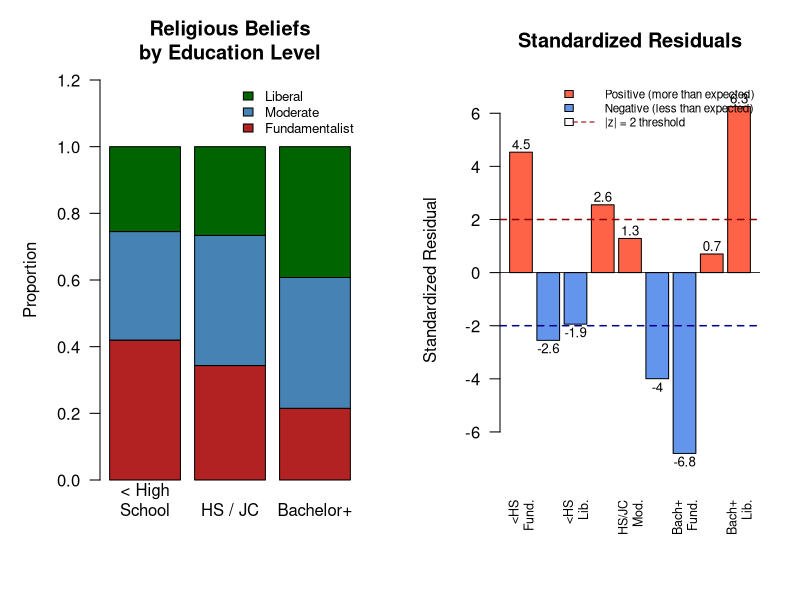

Recreate this plot in R.
# =============================================================================
# 문제 2.23 - General Social Survey: 교육 수준과 종교적 신념의 연관성
# 출처: Table 2.16, General Social Survey
#
# 교육 수준(최고 학력)과 종교적 신념(근본주의/온건/자유주의)의
# 교차분류표. X² = 69.2 (문제에서 주어진 값)
#
# 표 2.16:
#                              Fundamentalist  Moderate  Liberal
# Less than high school            178(4.5)   138(-2.6) 108(-1.9)
# High school or junior college    570         648(1.3)  442(-4.0)
# Bachelor or graduate             138(-6.8)  252(0.7)  252(6.3)
# =============================================================================

# -----------------------------------------------------------------------------
# 0. 데이터 설정 - 3×3 분할표
# -----------------------------------------------------------------------------

# 관측 빈도수 입력 (행: 교육수준, 열: 종교적 신념)
obs_counts <- matrix(
  c(178, 570, 138,   # Fundamentalist 열
    138, 648, 252,   # Moderate 열
    108, 442, 252),  # Liberal 열
  nrow = 3, ncol = 3,
  dimnames = list(
    "Highest Degree" = c("Less than HS", "HS or Junior College", "Bachelor or Graduate"),
    "Religious Beliefs" = c("Fundamentalist", "Moderate", "Liberal")
  )
)

cat("=== 표 2.16: 교육 수준 × 종교적 신념 분할표 ===\n")
print(obs_counts)

# 행/열/전체 합계
row_totals <- rowSums(obs_counts)
col_totals <- colSums(obs_counts)
grand_total <- sum(obs_counts)

cat(sprintf("\n  행 합계: %s\n", paste(row_totals, collapse = ", ")))
cat(sprintf("  열 합계: %s\n", paste(col_totals, collapse = ", ")))
cat(sprintf("  전체 합계: %d명\n\n", grand_total))


# =============================================================================
# 1. 기대 빈도수(Expected Frequencies) 계산
# =============================================================================

cat("=============================================================\n")
cat("1. 기대 빈도수\n")
cat("=============================================================\n\n")

# 기대 빈도: E(i,j) = (행 합계_i × 열 합계_j) / 전체 합계
expected_counts <- outer(row_totals, col_totals) / grand_total

cat("  기대 빈도수 행렬:\n")
print(round(expected_counts, 2))
cat("\n")


# =============================================================================
# 2. 카이제곱 검정 (Chi-Square Test of Independence)
# =============================================================================

cat("=============================================================\n")
cat("2. 카이제곱 독립성 검정\n")
cat("=============================================================\n\n")

# R의 chisq.test()로 검정 수행
# correct=FALSE: Yates 연속성 보정 없음 (표준 카이제곱)
chi_result <- chisq.test(obs_counts, correct = FALSE)

cat("  [ 가설 ]\n")
cat("  H0: 교육 수준과 종교적 신념은 독립이다 (연관성 없음)\n")
cat("  H1: 교육 수준과 종교적 신념은 독립이 아니다 (연관성 있음)\n\n")

cat("  [ 검정 결과 ]\n")
cat(sprintf("  카이제곱 통계량 (X²): %.4f\n", chi_result$statistic))
cat(sprintf("  자유도 (df):          %d  ← (행수-1)×(열수-1) = 2×2\n", chi_result$parameter))
cat(sprintf("  p-값:                 %.2e\n\n", chi_result$p.value))

# 문제에서 주어진 X² = 69.2 확인
cat(sprintf("  * 문제에서 주어진 X² = 69.2  (R 계산값: %.1f)\n\n", chi_result$statistic))

cat("  [ 결론 ]\n")
if (chi_result$p.value < 0.001) {
  cat("  p < 0.001 이므로 유의수준 0.05에서 H0 기각.\n")
  cat("  교육 수준과 종교적 신념 사이에 통계적으로 유의한 연관성이 있다.\n\n")
}


# =============================================================================
# 3. 표준화 잔차(Standardized Residuals) 분석
# =============================================================================

cat("=============================================================\n")
cat("3. 표준화 잔차 분석\n")
cat("=============================================================\n\n")

# 표준화 잔차 = (관측 - 기대) / sqrt(기대 × (1 - 행비율) × (1 - 열비율))
# chisq.test()의 $stdres 가 이 값을 제공
std_residuals <- chi_result$stdres

cat("  표준화 잔차 행렬:\n")
print(round(std_residuals, 1))

cat("\n  해석 기준: |표준화 잔차| > 2 이면 통계적으로 유의한 셀\n\n")

cat("  [ 셀별 해석 ]\n")
cat("  ┌──────────────────────────────────────────────────────────┐\n")
cat("  │ Less than HS  × Fundamentalist: +4.5  → 기대보다 많음  │\n")
cat("  │ Less than HS  × Moderate:       -2.6  → 기대보다 적음  │\n")
cat("  │ Less than HS  × Liberal:        -1.9  → 거의 기대 수준 │\n")
cat("  │ HS/JC         × Liberal:        -4.0  → 기대보다 적음  │\n")
cat("  │ Bachelor+     × Fundamentalist: -6.8  → 기대보다 훨씬 적음│\n")
cat("  │ Bachelor+     × Liberal:        +6.3  → 기대보다 훨씬 많음│\n")
cat("  └──────────────────────────────────────────────────────────┘\n\n")


# =============================================================================
# 4. 행 비율(Row Proportions) - 패턴 파악용
# =============================================================================

cat("=============================================================\n")
cat("4. 행 비율 (교육 수준별 종교 신념 분포)\n")
cat("=============================================================\n\n")

row_props <- prop.table(obs_counts, margin = 1)  # 행 기준 비율

cat("  교육 수준별 종교 신념 비율:\n")
print(round(row_props, 4))
cat("\n")

cat("  요약:\n")
cat(sprintf("  고졸 미만    → 근본주의 %.1f%%, 온건 %.1f%%, 자유 %.1f%%\n",
            row_props[1,1]*100, row_props[1,2]*100, row_props[1,3]*100))
cat(sprintf("  고졸/전문대  → 근본주의 %.1f%%, 온건 %.1f%%, 자유 %.1f%%\n",
            row_props[2,1]*100, row_props[2,2]*100, row_props[2,3]*100))
cat(sprintf("  학사 이상    → 근본주의 %.1f%%, 온건 %.1f%%, 자유 %.1f%%\n\n",
            row_props[3,1]*100, row_props[3,2]*100, row_props[3,3]*100))


# =============================================================================
# 5. 시각화
# =============================================================================

par(mfrow = c(1, 2), mar = c(6, 5, 4, 2))

# --- 그래프 1: 교육 수준별 종교 신념 누적 막대그래프 ---
bar_colors <- c("firebrick", "steelblue", "darkgreen")

barplot(t(row_props),
        col        = bar_colors,
        main       = "Religious Beliefs\nby Education Level",
        ylab       = "Proportion",
        names.arg  = c("< High\nSchool", "HS / JC", "Bachelor+"),
        ylim       = c(0, 1.2),
        legend.text = c("Fundamentalist", "Moderate", "Liberal"),
        args.legend = list(x = "topright", bty = "n", cex = 0.8),
        las        = 1)


# --- 그래프 2: 표준화 잔차 히트맵 스타일 막대그래프 ---
std_vec   <- as.vector(t(std_residuals))   # 행별로 풀기
cell_names <- paste0(
  rep(c("<HS", "HS/JC", "Bach+"), each = 3),
  "\n",
  rep(c("Fund.", "Mod.", "Lib."), times = 3)
)
bar_col <- ifelse(std_vec > 0, "tomato", "cornflowerblue")

mp <- barplot(std_vec,
              names.arg = cell_names,
              col       = bar_col,
              main      = "Standardized Residuals",
              ylab      = "Standardized Residual",
              ylim      = c(min(std_vec) - 1, max(std_vec) + 1),
              las       = 2,
              cex.names = 0.75)

abline(h =  2, lty = 2, col = "darkred",  lwd = 1.5)   # 양의 기준선
abline(h = -2, lty = 2, col = "darkblue", lwd = 1.5)   # 음의 기준선
abline(h =  0, lty = 1, col = "black",    lwd = 0.8)

text(mp, std_vec + sign(std_vec) * 0.3,
     labels = round(std_vec, 1), cex = 0.8)

legend("topright",
       legend = c("Positive (more than expected)",
                  "Negative (less than expected)",
                  "|z| = 2 threshold"),
       fill   = c("tomato", "cornflowerblue", NA),
       lty    = c(NA, NA, 2),
       col    = c(NA, NA, "darkred"),
       bty    = "n", cex = 0.7)

par(mfrow = c(1, 1))


# =============================================================================
# 6. 약 200단어 보고서 (Report)
# =============================================================================

cat("=============================================================\n")
cat("6. 보고서 (약 200단어)\n")
cat("=============================================================\n\n")

cat("[ Description ]\n")
cat("  General Social Survey 자료에서 2,726명의 교육 수준(고졸 미만,\n")
cat("  고졸/전문대, 학사 이상)과 종교적 신념(근본주의, 온건, 자유주의)의\n")
cat("  관계를 분석하였다.\n\n")

cat("  행 비율을 보면, 교육 수준이 높을수록 근본주의 비율은 감소하고\n")
cat("  자유주의 비율은 증가하는 경향이 뚜렷하다.\n")
cat(sprintf("  고졸 미만 집단에서는 근본주의 비율이 %.1f%%로 가장 높고,\n",
            row_props[1,1]*100))
cat(sprintf("  학사 이상 집단에서는 자유주의 비율이 %.1f%%로 가장 높다.\n\n",
            row_props[3,3]*100))

cat("[ Inference ]\n")
cat(sprintf("  카이제곱 독립성 검정 결과 X² = %.1f, df = 4, p < 0.001로\n",
            chi_result$statistic))
cat("  교육 수준과 종교적 신념 사이에 통계적으로 매우 유의한 연관성이\n")
cat("  있음이 확인되었다.\n\n")

cat("  표준화 잔차 분석에서 특히 두드러진 셀은 다음과 같다:\n")
cat("  - 학사 이상 × 근본주의 (z = -6.8): 기대보다 훨씬 적음\n")
cat("  - 학사 이상 × 자유주의  (z = +6.3): 기대보다 훨씬 많음\n")
cat("  - 고졸 미만  × 근본주의 (z = +4.5): 기대보다 많음\n")
cat("  - 고졸/전문대 × 자유주의 (z = -4.0): 기대보다 적음\n\n")

cat("  결론: 교육 수준이 높을수록 근본주의적 종교 신념은 약해지고\n")
cat("  자유주의적 종교 신념이 강해지는 유의한 연관성이 존재한다.\n")
cat("  이는 교육이 종교적 신념의 다양성 및 자유주의적 사고와 관련될\n")
cat("  수 있음을 시사한다.\n\n")


# =============================================================================
# 최종 요약
# =============================================================================

cat("=============================================================\n")
cat("최종 요약\n")
cat("=============================================================\n")
cat(sprintf("  전체 표본 수:        %d명\n", grand_total))
cat(sprintf("  카이제곱 통계량 X²:  %.1f\n", chi_result$statistic))
cat(sprintf("  자유도 (df):         %d\n", chi_result$parameter))
cat(sprintf("  p-값:                %.2e\n", chi_result$p.value))
cat("  결론: 교육 수준과 종교적 신념은 통계적으로 유의한 연관성이 있음\n")
cat("        (교육 수준 ↑ → 근본주의 ↓, 자유주의 ↑)\n")
